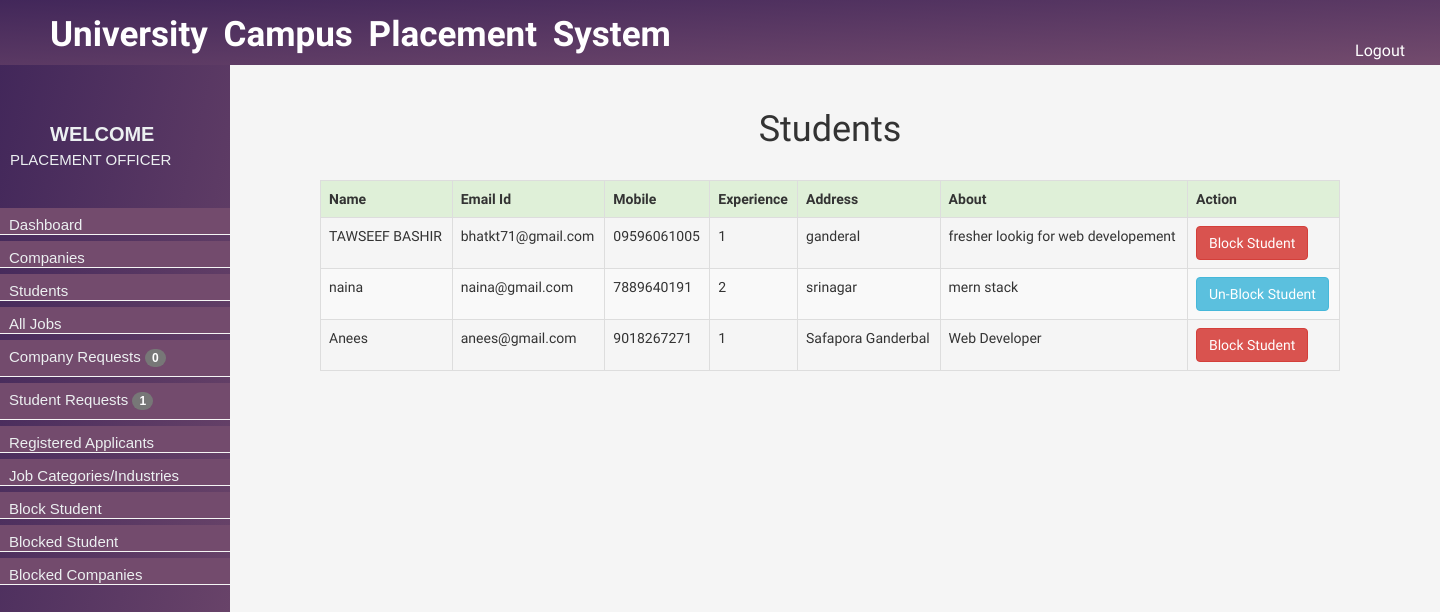
The app's page /admin/students.php (signed in), older data.
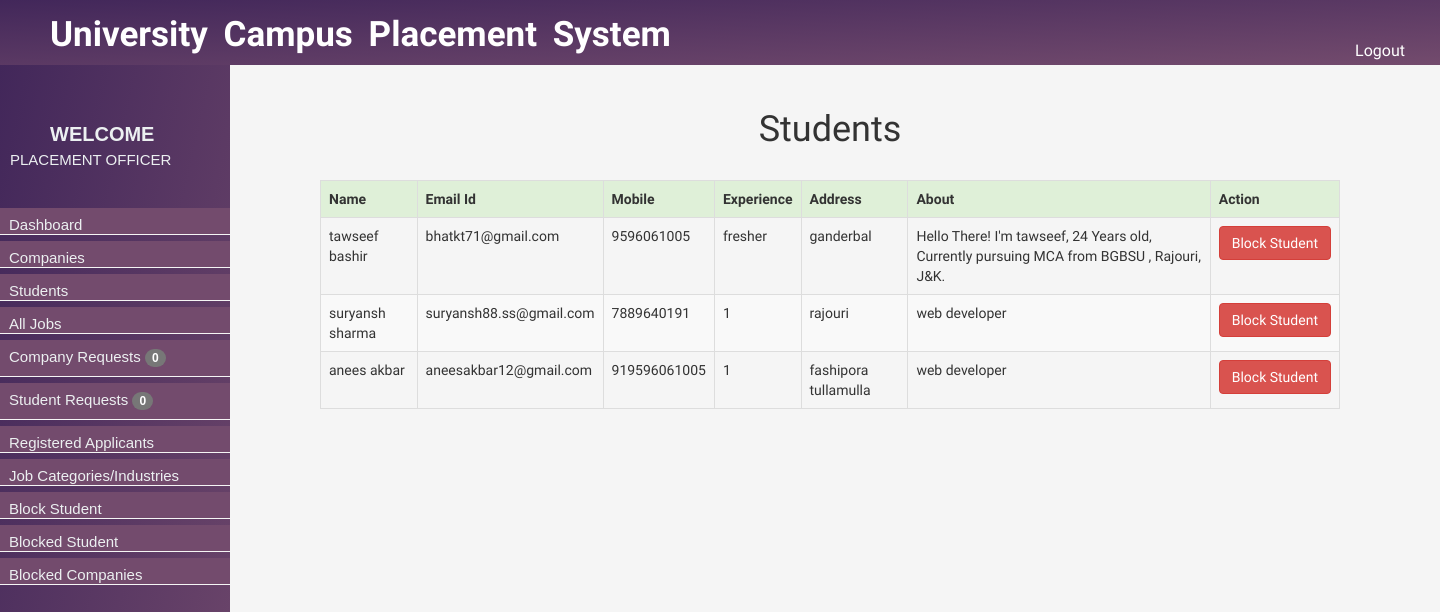
The same page, newer data.
### tables this page shows
CREATE TABLE `users` (
  `id` bigint(20) NOT NULL,
  `name` varchar(50) DEFAULT NULL,
  `email` varchar(50) DEFAULT NULL,
  `mobile` varchar(50) DEFAULT NULL,
  `industry` bigint(20) DEFAULT NULL,
  `experience` varchar(100) NOT NULL,
  `address` varchar(200) DEFAULT NULL,
  `about` varchar(500) DEFAULT NULL,
  `password` varchar(50) DEFAULT NULL,
  `doj` timestamp NOT NULL DEFAULT current_timestamp(),
  `status` tinyint(4) NOT NULL DEFAULT 0,
  `resume` varchar(500) NOT NULL,
  `profile` varchar(500) NOT NULL,
  `notification` varchar(50) DEFAULT NULL
);

### admin/students.php (the view, shortened to what this page needs)
<!DOCTYPE html>
<html>
<head>
</head>
<body>
  <?php
  include 'menu.php';
  include 'header.php';
  ?>
  <div style="background-color: whitesmoke; width:1200px;height: 1000px;margin-left: 230px;">
    <div style=" padding:90px;">
      <h1 style="text-align: center;font-family: 'Lobster', cursive;color: #333"> Students </h1><br />
      <?php
      include('../db.php');
      $res = mysqli_query($con, "select * from users");
      if (mysqli_num_rows($res) > 0) {
        echo "<table class='table table-striped table-bordered'>";
        echo "<tr class='success'>";
        echo "<th>" . "Name" . "</th>";
        echo "<th>" . "Email Id" . "</th>";
        echo "<th>" . "Mobile" . "</th>";
        echo "<th>" . "Experience" . "</th>";
        echo "<th>" . "Address" . "</th>";
        echo "<th>" . "About" . "</th>";
        echo "<th>" . "Action" . "</th>";
        echo "</tr>";
        while ($r = mysqli_fetch_assoc($res)) {
          echo "<tr>";
          echo "<td>" . $r['name'] . "</td>";
          echo "<td>" . $r['email'] . "</td>";
          echo "<td>" . $r['mobile'] . "</td>";
          echo "<td>" . $r['experience'] . "</td>";
          echo "<td>" . $r['address'] . "</td>";
          echo "<td>" . $r['about'] . "</td>";
          if ($r['status'] == 1) {
            echo "<td>" . "<a class='btn btn-danger' href='block_std.php?id=" . $r['id'] . "'> Block Student</a>" . "</td>";
          } else {
            echo "<td>" . "<a class='btn btn-info' href='unblock_std.php?id=" . $r['id'] . "'>Un-Block Student</a>" . "</td>";
          }
          echo "</tr>";
        }
        echo "</table>";
      }
      ?>
    </div>
  </div>
</body>
</html>

### admin/menu.php (shortened to what this page needs)
<link rel="stylesheet" type="text/css" href="css/menu.css">
<div id="menu_bar" style="background-image: linear-gradient( to right bottom,  #42275a , #734b6d);"><br /><br />
  <span id="welcome">Welcome</span><br />
  <?php
  include('../db.php');
  $res7 = mysqli_query($con, "select * from company_login where status='Pending'");
  $cr = mysqli_num_rows($res7);
  $students = mysqli_query($con, "select * from users where status = 0 ");
  $stdNA = mysqli_num_rows($students);
  echo "<span id='span_user_name'>" . $_SESSION["admin_name"] . "</span>";
  ?><br /><br />
  <ul>
    <li> <a href="dashboard.php" class="links"> Dashboard </a> </li>
    <li> <a href="companies.php" class="links"> Companies </a> </li>
    <li> <a href="students.php" class="links"> Students </a> </li>
    <li> <a href="jobs.php" class="links"> All Jobs </a> </li>
    <li style="padding-bottom: 30px;"> <a href="company-request.php" class="links">
        Company Requests <span class="badge badge-light"> <?php echo $cr;  ?></span>
      </a>
    </li>
    <li style="padding-bottom: 30px;"> <a href="student-request.php" class="links">
        Student Requests <span class="badge badge-light"> <?php echo $stdNA;  ?></span>
      </a>
    </li>
    <li> <a href="applicants.php" class="links">Registered Applicants </a> </li>
    <li> <a href="job_category.php" class="links"> Job Categories/Industries </a> </li>
    <li> <a href="student-block.php" class="links">Block Student </a> </li>
    <li> <a href="blocked.php" class="links">Blocked Student </a> </li>
    <li> <a href="blocked_com.php" class="links">Blocked Companies </a> </li>
  </ul>
</div>

Row changes from the older to the newer data that the page shows:
removed users: name "TAWSEEF BASHIR", email "bhatkt71@gmail.com", mobile "09596061005", experience "1", address "ganderal", about "fresher lookig for web developement"
removed users: name "naina", email "naina@gmail.com", mobile "7889640191", experience "2", address "srinagar", about "mern stack"
removed users: name "Anees", email "anees@gmail.com", mobile "9018267271", experience "1", address "Safapora Ganderbal", about "Web Developer"
added users: name "tawseef bashir", email "bhatkt71@gmail.com", mobile "9596061005", experience "fresher", address "ganderbal", about "Hello There! I'm tawseef, 24 Years old, Currently pursuing MCA from BGBSU , Rajouri, J&K."
added users: name "suryansh sharma", email "suryansh88.ss@gmail.com", mobile "7889640191", experience "1", address "rajouri", about "web developer"
added users: name "anees akbar", email "aneesakbar12@gmail.com", mobile "919596061005", experience "1", address "fashipora tullamulla", about "web developer"
Text that changed along with them:
$stdNA: "1" → "0"
